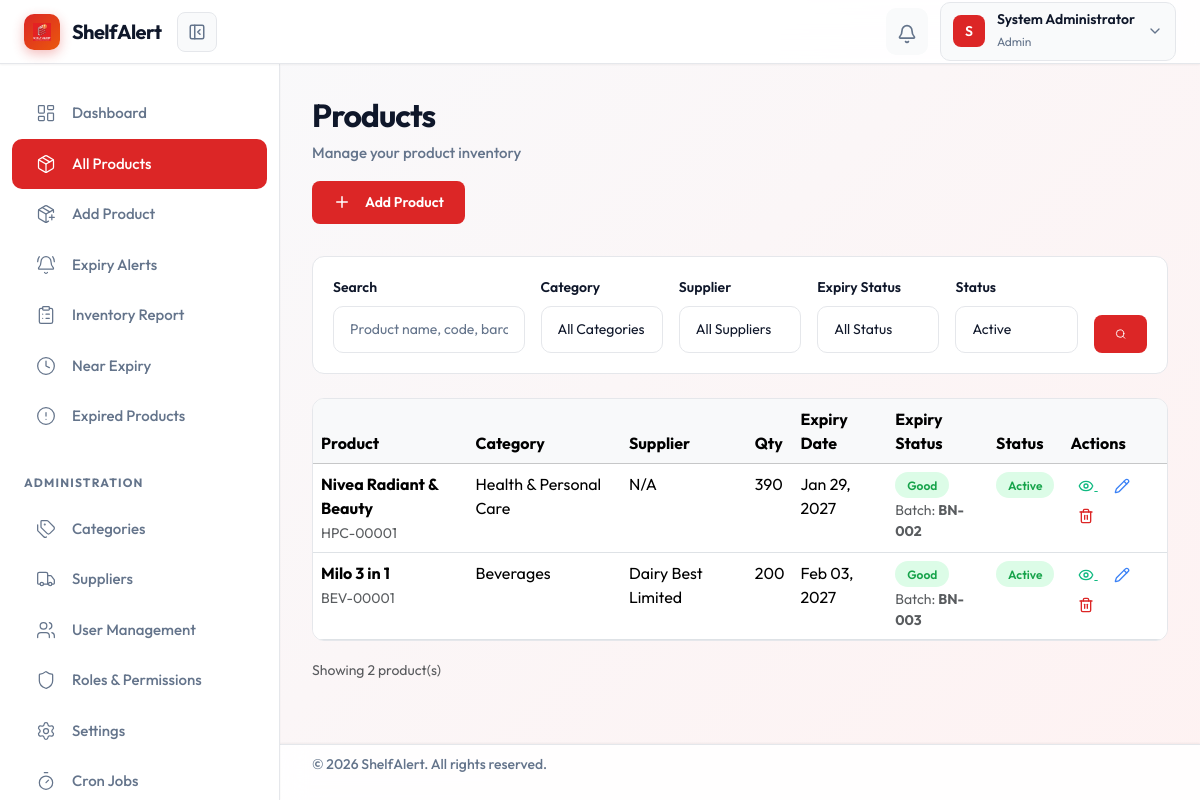
/modules/products/index.php (signed in), run on the app's committed database.
### tables this page shows
CREATE TABLE IF NOT EXISTS products (
    product_id INT PRIMARY KEY AUTO_INCREMENT,
    product_code VARCHAR(30) NOT NULL UNIQUE,
    barcode VARCHAR(50),
    product_name VARCHAR(200) NOT NULL,
    category_id INT,
    supplier_id INT,
    description TEXT,
    unit_of_measure VARCHAR(20) DEFAULT 'piece',
    unit_price DECIMAL(12, 2) DEFAULT 0.00,
    cost_price DECIMAL(12, 2) DEFAULT 0.00,
    quantity INT DEFAULT 0,
    reorder_level INT DEFAULT 10,
    storage_location VARCHAR(100),
    manufacture_date DATE,
    expiry_date DATE NOT NULL,
    batch_number VARCHAR(50),
    status ENUM('active', 'expired', 'discontinued', 'out_of_stock') DEFAULT 'active',
    created_by INT,
    created_at TIMESTAMP DEFAULT CURRENT_TIMESTAMP,
    updated_at TIMESTAMP DEFAULT CURRENT_TIMESTAMP ON UPDATE CURRENT_TIMESTAMP,
    FOREIGN KEY (category_id) REFERENCES categories(category_id) ON DELETE SET NULL,
    FOREIGN KEY (supplier_id) REFERENCES suppliers(supplier_id) ON DELETE SET NULL,
    FOREIGN KEY (created_by) REFERENCES users(user_id) ON DELETE SET NULL,
    INDEX idx_expiry_date (expiry_date),
    INDEX idx_category (category_id),
    INDEX idx_status (status)
);

CREATE TABLE IF NOT EXISTS categories (
    category_id INT PRIMARY KEY AUTO_INCREMENT,
    category_code VARCHAR(10) NOT NULL UNIQUE,
    category_name VARCHAR(100) NOT NULL,
    description TEXT,
    is_active BOOLEAN DEFAULT TRUE,
    created_at TIMESTAMP DEFAULT CURRENT_TIMESTAMP,
    updated_at TIMESTAMP DEFAULT CURRENT_TIMESTAMP ON UPDATE CURRENT_TIMESTAMP
);

CREATE TABLE IF NOT EXISTS suppliers (
    supplier_id INT PRIMARY KEY AUTO_INCREMENT,
    supplier_code VARCHAR(20) NOT NULL UNIQUE,
    supplier_name VARCHAR(150) NOT NULL,
    contact_person VARCHAR(100),
    phone VARCHAR(20),
    email VARCHAR(100),
    address TEXT,
    city VARCHAR(50),
    state VARCHAR(50),
    is_active BOOLEAN DEFAULT TRUE,
    created_at TIMESTAMP DEFAULT CURRENT_TIMESTAMP,
    updated_at TIMESTAMP DEFAULT CURRENT_TIMESTAMP ON UPDATE CURRENT_TIMESTAMP
);

### classes/ProductManager.php (called while the page is built, shortened)
<?php
class ProductManager {
    private $db;
    public function __construct($db) {
        $this->db = $db;
    }
    public function getAll($filters = []) {
        try {
            $where = ["1=1"];
            $params = [];
            if (!empty($filters['status'])) {
                $where[] = "p.status = :status";
                $params[':status'] = $filters['status'];
            }
            $whereClause = implode(' AND ', $where);
            $query = "SELECT p.*,
                        c.category_name, c.category_code,
                        s.supplier_name,
                        DATEDIFF(p.expiry_date, CURDATE()) as days_until_expiry,
                        CASE
                            WHEN DATEDIFF(p.expiry_date, CURDATE()) <= 0 THEN 'expired'
                            WHEN DATEDIFF(p.expiry_date, CURDATE()) <= 7 THEN 'critical'
                            WHEN DATEDIFF(p.expiry_date, CURDATE()) <= 30 THEN 'warning'
                            ELSE 'good'
                        END as expiry_status
                      FROM products p
                      LEFT JOIN categories c ON p.category_id = c.category_id
                      LEFT JOIN suppliers s ON p.supplier_id = s.supplier_id
                      WHERE {$whereClause}
                      ORDER BY p.expiry_date ASC";
            $stmt = $this->db->prepare($query);
            $stmt->execute($params);
            return $stmt->fetchAll(PDO::FETCH_ASSOC);
        } catch (PDOException $e) {
            error_log("ProductManager::getAll error: " . $e->getMessage());
            return [];
        }
    }
}

### includes/functions.php (called while the page is built, shortened)
<?php
function formatDate($date, $format = 'F j, Y') {
    return date($format, strtotime($date));
}

### modules/products/index.php (the view, shortened to what this page needs)
<?php
require_once '../../includes/auth.php';
require_once '../../includes/functions.php';
require_once '../../classes/ProductManager.php';
$database = new Database();
$db = $database->getConnection();
$productManager = new ProductManager($db);
$filters = [
    'category_id' => $_GET['category'] ?? '',
    'supplier_id' => $_GET['supplier'] ?? '',
    'status' => $_GET['status'] ?? 'active',
    'expiry_status' => $_GET['expiry_status'] ?? '',
    'search' => $_GET['search'] ?? ''
];
$products = $productManager->getAll($filters);
?>
<!DOCTYPE html>
<html lang="en">
<head>
    <link href="../../css/bootstrap.min.css" rel="stylesheet">
    <link rel="stylesheet" href="../../css/style.css">
</head>
<body>
    <div class="main-wrapper">
        <?php include '../../includes/header.php'; ?>
        <?php include '../../includes/sidebar.php'; ?>
        <main class="main-content">
            <div class="page-header">
                <div>
                    <h1 class="page-title">Products</h1>
                    <p class="page-subtitle">Manage your product inventory</p>
                </div>
                <div>
                    <a href="add.php" class="btn btn-primary">
                        <i data-lucide="plus" style="width: 18px; height: 18px; margin-right: 6px;"></i>
                        Add Product
                    </a>
                </div>
            </div>
            <div class="filter-card">
                <form method="GET" class="row g-3">
                    <div class="col-md-3">
                        <label class="form-label">Search</label>
                        <input type="text" name="search" class="form-control" placeholder="Product name, code, barcode..." value="<?php echo htmlspecialchars($filters['search']); ?>">
                    </div>
                    <div class="col-md-2">
                        <label class="form-label">Category</label>
                        <select name="category" class="form-select">
                            <option value="">All Categories</option>
                        </select>
                    </div>
                    <div class="col-md-2">
                        <label class="form-label">Supplier</label>
                        <select name="supplier" class="form-select">
                            <option value="">All Suppliers</option>
                        </select>
                    </div>
                    <div class="col-md-2">
                        <label class="form-label">Expiry Status</label>
                        <select name="expiry_status" class="form-select">
                            <option value="">All Status</option>
                        </select>
                    </div>
                    <div class="col-md-2">
                        <label class="form-label">Status</label>
                        <select name="status" class="form-select">
                            <option value="active" <?php echo $filters['status'] === 'active' ? 'selected' : ''; ?>>Active</option>
                        </select>
                    </div>
                    <div class="col-md-1 d-flex align-items-end">
                        <button type="submit" class="btn btn-primary w-100">
                            <i data-lucide="search" style="width: 16px; height: 16px;"></i>
                        </button>
                    </div>
                </form>
            </div>
            <div class="product-table">
                <div class="table-responsive">
                    <table class="table table-hover mb-0">
                        <thead class="table-light">
                            <tr>
                                <th>Product</th>
                                <th>Category</th>
                                <th>Supplier</th>
                                <th>Qty</th>
                                <th>Expiry Date</th>
                                <th>Expiry Status</th>
                                <th>Status</th>
                                <th>Actions</th>
                            </tr>
                        </thead>
                        <tbody>
                            <?php if (empty($products)): ?>
                            <tr>
                                <td colspan="8" class="text-center py-5 text-muted">
                                    <i data-lucide="package-x" style="width: 48px; height: 48px; margin-bottom: 12px; opacity: 0.5;"></i>
                                    <p class="mb-0">No products found</p>
                                </td>
                            </tr>
                            <?php else: ?>
                            <?php foreach ($products as $product): ?>
                            <tr>
                                <td>
                                    <div>
                                        <strong><?php echo htmlspecialchars($product['product_name']); ?></strong><br>
                                        <small class="text-muted"><?php echo htmlspecialchars($product['product_code']); ?></small>
                                    </div>
                                </td>
                                <td><?php echo htmlspecialchars($product['category_name'] ?? 'N/A'); ?></td>
                                <td><?php echo htmlspecialchars($product['supplier_name'] ?? 'N/A'); ?></td>
                                <td>
                                    <?php
                                    $qtyClass = $product['quantity'] <= $product['reorder_level'] ? 'text-danger fw-bold' : '';
                                    ?>
                                    <span class="<?php echo $qtyClass; ?>"><?php echo number_format($product['quantity']); ?></span>
                                </td>
                                <td><?php echo formatDate($product['expiry_date'], 'M d, Y'); ?></td>
                                <td>
                                    <?php
                                    $days = $product['days_until_expiry'];
                                    $expiryStatus = $product['expiry_status'];
                                    $expiryText = match($expiryStatus) {
                                        'expired' => 'Expired',
                                        'critical' => $days . ' day(s) left',
                                        'warning' => $days . ' days left',
                                        default => 'Good'
                                    };
                                    ?>
                                    <span class="expiry-badge <?php echo $expiryStatus; ?>"><?php echo $expiryText; ?></span>
                                    <?php if (!empty($product['batch_number'])): ?>
                                        <div class="mt-1 small text-muted">
                                            Batch: <strong><?php echo htmlspecialchars($product['batch_number']); ?></strong>
                                        </div>
                                    <?php endif; ?>
                                </td>
                                <td>
                                    <span class="status-badge <?php echo $product['status']; ?>">
                                        <?php echo ucfirst(str_replace('_', ' ', $product['status'])); ?>
                                    </span>
                                </td>
                                <td>
                                    <a href="view.php?id=<?php echo $product['product_id']; ?>" class="action-btn view" title="View">
                                        <i data-lucide="eye" style="width: 16px; height: 16px;"></i>
                                    </a>
                                    <a href="edit.php?id=<?php echo $product['product_id']; ?>" class="action-btn edit" title="Edit">
                                        <i data-lucide="pencil" style="width: 16px; height: 16px;"></i>
                                    </a>
                                    <button class="action-btn delete" onclick="confirmDelete(<?php echo $product['product_id']; ?>)" title="Delete">
                                        <i data-lucide="trash-2" style="width: 16px; height: 16px;"></i>
                                    </button>
                                </td>
                            </tr>
                            <?php endforeach; ?>
                            <?php endif; ?>
                        </tbody>
                    </table>
                </div>
            </div>
            <div class="mt-3 text-muted">
                <small>Showing <?php echo count($products); ?> product(s)</small>
            </div>
        </main>
        <?php include '../../includes/footer.php'; ?>
    </div>
</body>
</html>

### css/style.css (style rules this page uses)
:root { --sidebar-width: 280px; --sidebar-collapsed-width: 80px; --header-height: 64px; --footer-height: 56px; --primary-color: #dc2626; --primary-hover: #b91c1c; --primary-light: #fef2f2; --secondary-color: #ea580c; --sidebar-bg: #ffffff; --border-color: #e5e7eb; --hover-bg: #f9fafb; --text-primary: #0f172a; --text-secondary: #64748b; --success: #10b981; --warning: #f59e0b; --danger: #ef4444; --info: #3b82f6; --shadow-sm: 0 1px 2px 0 rgba(0, 0, 0, 0.05); --shadow-md: 0 4px 6px -1px rgba(0, 0, 0, 0.1); --shadow-lg: 0 10px 15px -3px rgba(0, 0, 0, 0.1); --transition: all 0.3s cubic-bezier(0.4, 0, 0.2, 1); --body-bg: linear-gradient(135deg, #f8fafc 0%, #fef2f2 100%); --card-bg: #ffffff; --input-bg: #ffffff; --modal-bg: #ffffff; }
* { margin: 0; padding: 0; box-sizing: border-box; }
body { font-family: 'Outfit', -apple-system, BlinkMacSystemFont, 'Segoe UI', Roboto, sans-serif; background: var(--body-bg); color: var(--text-primary); overflow-x: hidden; min-height: 100vh; }
.main-wrapper { min-height: 100vh; display: flex; flex-direction: column; }
.main-content { margin-top: var(--header-height); margin-left: var(--sidebar-width); padding: 2rem 2rem calc(var(--footer-height) + 2rem); transition: var(--transition); flex: 1; }
.page-header { margin-bottom: 2rem; }
.page-title { font-size: 2rem; font-weight: 700; color: var(--text-primary); letter-spacing: -0.03em; margin-bottom: 0.5rem; }
.page-subtitle { font-size: 0.9375rem; color: var(--text-secondary); font-weight: 500; }
.table-responsive { overflow-x: auto; }
.btn { padding: 0.625rem 1.25rem; border-radius: 8px; font-size: 0.875rem; font-weight: 600; cursor: pointer; transition: var(--transition); display: inline-flex; align-items: center; gap: 0.5rem; border: 1px solid; text-decoration: none; }
.btn-primary { background: var(--primary-color); color: white; border-color: transparent; }
.form-label { display: block; font-size: 0.875rem; font-weight: 600; color: var(--text-primary); margin-bottom: 0.5rem; }
.form-control { width: 100%; padding: 0.75rem 1rem; border: 1px solid var(--border-color); border-radius: 10px; font-size: 0.875rem; color: var(--text-primary); background: var(--input-bg); transition: var(--transition); }
.form-control::placeholder { color: var(--text-secondary); }
.form-select { width: 100%; padding: 0.75rem 1rem; border: 1px solid var(--border-color); border-radius: 10px; font-size: 0.875rem; color: var(--text-primary); background: var(--input-bg); transition: var(--transition); cursor: pointer; }

### modules/products/index.php (style rules this page uses)
.filter-card { background: var(--card-bg); border: 1px solid var(--border-color); border-radius: 12px; padding: 1.25rem; margin-bottom: 1.5rem; }
.product-table { background: var(--card-bg); border: 1px solid var(--border-color); border-radius: 12px; overflow: hidden; }
.expiry-badge { padding: 0.35rem 0.75rem; border-radius: 20px; font-size: 0.75rem; font-weight: 600; }
.expiry-badge.good { background: #dcfce7; color: #16a34a; }
.status-badge { padding: 0.35rem 0.75rem; border-radius: 20px; font-size: 0.75rem; font-weight: 600; }
.status-badge.active { background: #dcfce7; color: #16a34a; }
.action-btn { padding: 0.35rem 0.5rem; border-radius: 6px; border: none; background: transparent; cursor: pointer; transition: all 0.2s; }
.action-btn.edit { color: #3b82f6; }
.action-btn.view { color: #10b981; }
.action-btn.delete { color: #dc2626; }

### data on the page
products: product_name "Nivea Radiant & Beauty", product_code "HPC-00001", category.category_name "Health & Personal Care", supplier_name "N/A", quantity "390", expiry_date "Jan 29, 2027", expiryText "Good", batch_number "BN-002", status "Active"
products: product_name "Milo 3 in 1", product_code "BEV-00001", category.category_name "Beverages", supplier.supplier_name "Dairy Best Limited", quantity "200", expiry_date "Feb 03, 2027", expiryText "Good", batch_number "BN-003", status "Active"

### other printed values
substr($_SESSION['full_name'] ?? 'U', 0, 1) "S"
$_SESSION['full_name'] "System Administrator"
$_SESSION['role_name'] "Admin"
count($products) "2"
